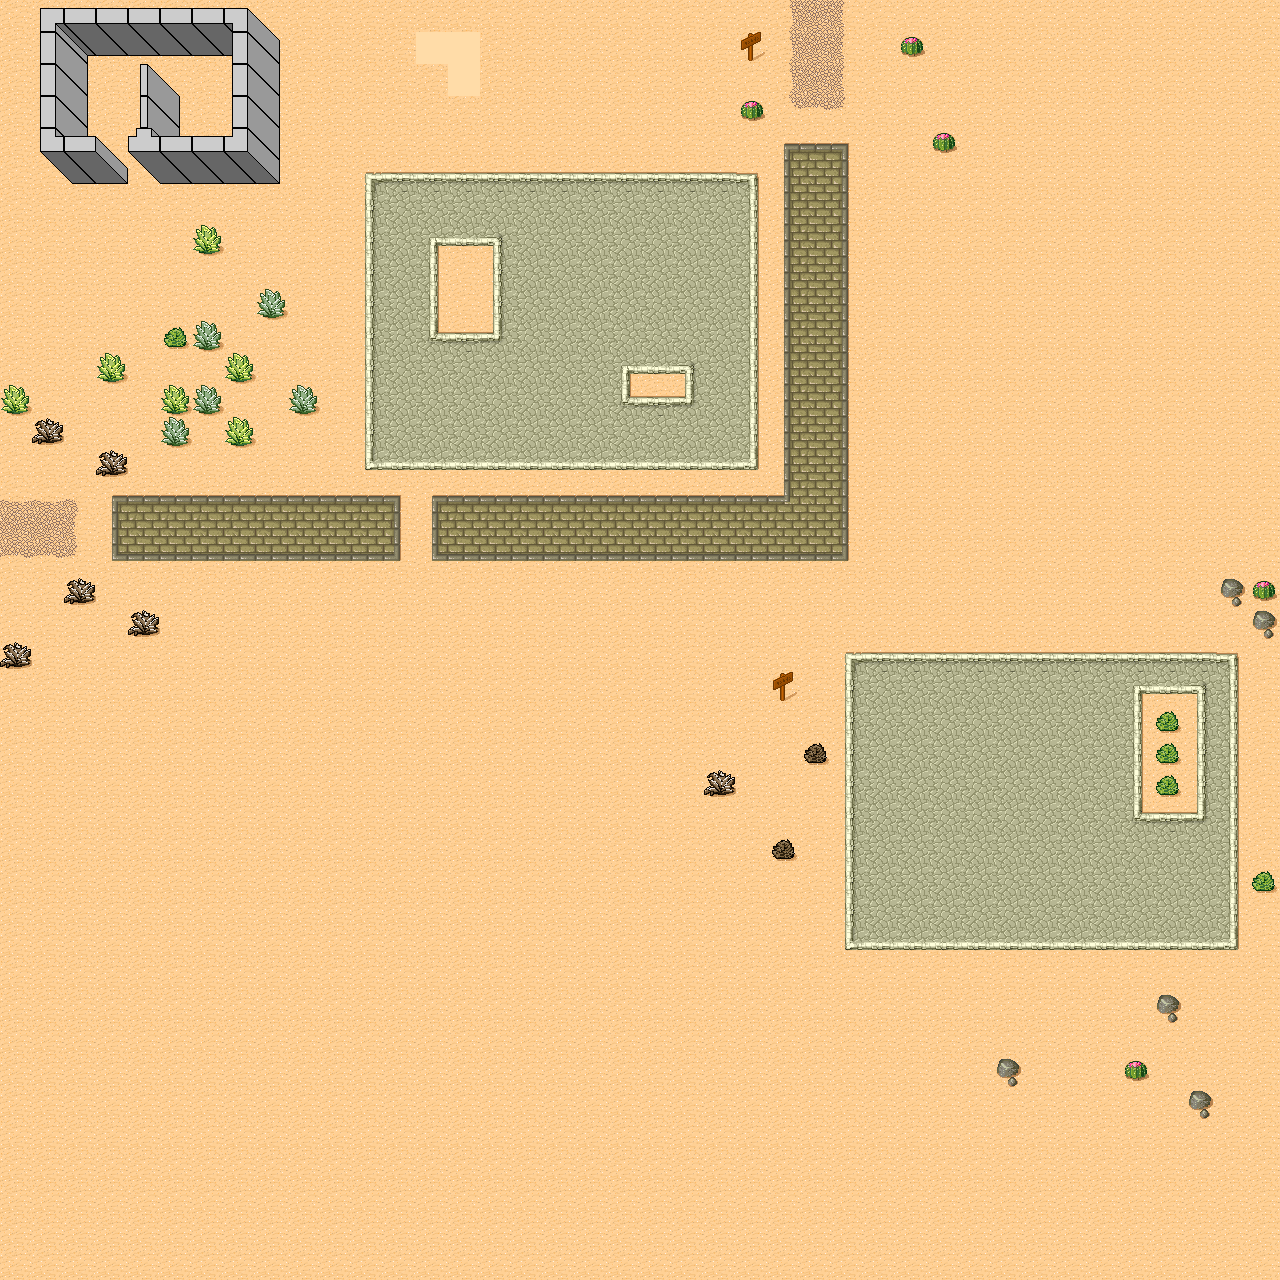

Below is a game level as drawn by its tile map, then a one-line description and the .tmx that defines it (tile-layer data replaced by summaries):
An orthogonal 40x40 tile map with 32x32 px tiles, 2 tile layers (Ground, Building), 2 tilesets and 4 objects (2x hole, Sign).

<map version="1.0" orientation="orthogonal" width="40" height="40" tilewidth="32" tileheight="32" backgroundcolor="#ffdca8">
 <tileset firstgid="1" name="Walls" tilewidth="64" tileheight="64">
  <image source="perspective_walls.png" width="256" height="256" />
 </tileset>
 <tileset firstgid="17" name="Desert" tilewidth="32" tileheight="32" spacing="1" margin="1">
  <image source="tmw_desert_spacing.png" width="265" height="199" />
 </tileset>
 <layer name="Ground" width="40" height="40">
  <data>[1600 cells, 1597 non-empty, 40 distinct tile ids]</data>
 </layer>
 <layer name="Building" width="40" height="40">
  <data>[1600 cells, 21 non-empty, 8 distinct tile ids]</data>
 </layer>
 <objectgroup name="Objects" width="40" height="40">
  <properties>
   <property name="password" value="xyzzy" />
  </properties>
  <object gid="13" x="165" y="122" />
  <object name="Hole A" type="hole" x="438" y="246" width="53" height="85" />
  <object name="Hole B" type="hole" x="631" y="374" width="52" height="23" />
  <object name="Sign" gid="62" x="527" y="107">
   <properties>
    <property name="text" value="Beware monsters!" />
   </properties>
  </object>
 </objectgroup>
</map>
